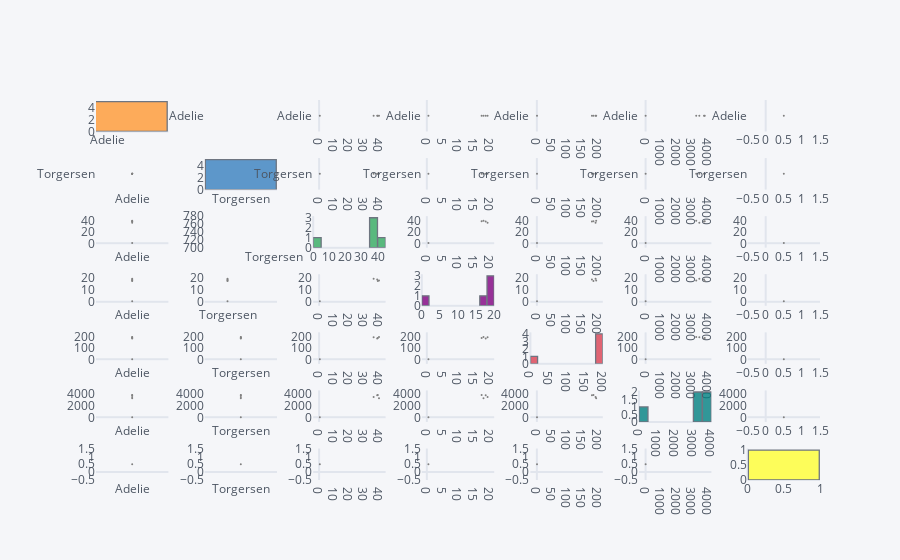

Notebook code cell kept with this figure:
### Code cell
penguins.head().scatter_matrix()
